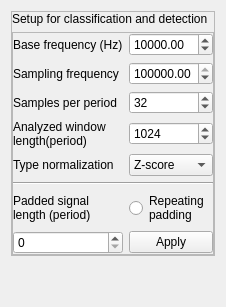
              <widget class="QWidget" name="page_classify">
               <layout class="QVBoxLayout" name="verticalLayout_4">
                <item>
                 <widget class="QFrame" name="frame_15">
                  <property name="frameShape">
                   <enum>QFrame::StyledPanel</enum>
                  </property>
                  <property name="frameShadow">
                   <enum>QFrame::Raised</enum>
                  </property>
                  <layout class="QVBoxLayout" name="verticalLayout_8">
                   <property name="leftMargin">
                    <number>0</number>
                   </property>
                   <property name="topMargin">
                    <number>0</number>
                   </property>
                   <property name="rightMargin">
                    <number>0</number>
                   </property>
                   <property name="bottomMargin">
                    <number>0</number>
                   </property>
                   <item>
                    <widget class="QLabel" name="label_14">
                     <property name="text">
                      <string>Setup for classification and detection</string>
                     </property>
                    </widget>
                   </item>
                   <item>
                    <widget class="QFrame" name="frame_16">
                     <property name="frameShape">
                      <enum>QFrame::StyledPanel</enum>
                     </property>
                     <property name="frameShadow">
                      <enum>QFrame::Raised</enum>
                     </property>
                     <layout class="QGridLayout" name="gridLayout">
                      <property name="leftMargin">
                       <number>0</number>
                      </property>
                      <property name="topMargin">
                       <number>0</number>
                      </property>
                      <property name="rightMargin">
                       <number>0</number>
                      </property>
                      <property name="bottomMargin">
                       <number>0</number>
                      </property>
                      <item row="3" column="0">
                       <widget class="QLabel" name="label_48">
                        <property name="text">
                         <string>Analyzed window
length(period) </string>
                        </property>
                       </widget>
                      </item>
                      <item row="3" column="1">
                       <widget class="QSpinBox" name="spinBox_window_length">
                        <property name="minimum">
                         <number>1</number>
                        </property>
                        <property name="maximum">
                         <number>100000000</number>
                        </property>
                        <property name="value">
                         <number>1024</number>
                        </property>
                       </widget>
                      </item>
                      <item row="1" column="0">
                       <widget class="QLabel" name="label_49">
                        <property name="text">
                         <string>Sampling frequency</string>
                        </property>
                       </widget>
                      </item>
                      <item row="9" column="1">
                       <widget class="QPushButton" name="pushButton_apply">
                        <property name="text">
                         <string>Apply</string>
                        </property>
                       </widget>
                      </item>
                      <item row="5" column="0" colspan="2">
                       <widget class="Line" name="line_3">
                        <property name="orientation">
                         <enum>Qt::Horizontal</enum>
                        </property>
                       </widget>
                      </item>
                      <item row="8" column="0">
                       <widget class="QLabel" name="label_6">
                        <property name="text">
                         <string>Padded signal 
length (period)</string>
                        </property>
                       </widget>
                      </item>
                      <item row="1" column="1">
                       <widget class="QDoubleSpinBox" name="doubleSpinBox_fs">
                        <property name="maximum">
                         <double>100000000.000000000000000</double>
                        </property>
                        <property name="value">
                         <double>320000.000000000000000</double>
                        </property>
                       </widget>
                      </item>
                      <item row="0" column="1">
                       <widget class="QDoubleSpinBox" name="doubleSpinBox_f0">
                        <property name="maximum">
                         <double>100000000.000000000000000</double>
                        </property>
                        <property name="value">
                         <double>10000.000000000000000</double>
                        </property>
                       </widget>
                      </item>
                      <item row="4" column="0">
                       <widget class="QLabel" name="label">
                        <property name="text">
                         <string>Type normalization</string>
                        </property>
                       </widget>
                      </item>
                      <item row="0" column="0">
                       <widget class="QLabel" name="label_41">
                        <property name="text">
                         <string>Base frequency (Hz)</string>
                        </property>
                       </widget>
                      </item>
                      <item row="4" column="1">
                       <widget class="QComboBox" name="comboBox_nor">
                        <item>
                         <property name="text">
                          <string>Z-score</string>
                         </property>
                        </item>
                        <item>
                         <property name="text">
                          <string>Min-max</string>
                         </property>
                        </item>
                       </widget>
                      </item>
                      <item row="2" column="1">
                       <widget class="QSpinBox" name="spinBox_samp_period">
                        <property name="maximum">
                         <number>100000000</number>
                        </property>
                        <property name="value">
                         <number>32</number>
                        </property>
                       </widget>
                      </item>
                      <item row="2" column="0">
                       <widget class="QLabel" name="label_8">
                        <property name="text">
                         <string>Samples per period</string>
                        </property>
                       </widget>
                      </item>
                      <item row="9" column="0">
                       <widget class="QSpinBox" name="spinBox_padding">
                        <property name="minimum">
                         <number>0</number>
                        </property>
                        <property name="maximum">
                         <number>100000000</number>
                        </property>
                        <property name="value">
                         <number>0</number>
                        </property>
                       </widget>
                      </item>
                      <item row="8" column="1">
                       <widget class="QRadioButton" name="radioButton_padding">
                        <property name="text">
                         <string>Repeating 
padding</string>
                        </property>
                       </widget>
                      </item>
                     </layout>
                    </widget>
                   </item>
                  </layout>
                 </widget>
                </item>
                <item>
                 <spacer name="verticalSpacer_2">
                  <property name="orientation">
                   <enum>Qt::Vertical</enum>
                  </property>
                  <property name="sizeHint" stdset="0">
                   <size>
                    <width>20</width>
                    <height>40</height>
                   </size>
                  </property>
                 </spacer>
                </item>
               </layout>
              </widget>
